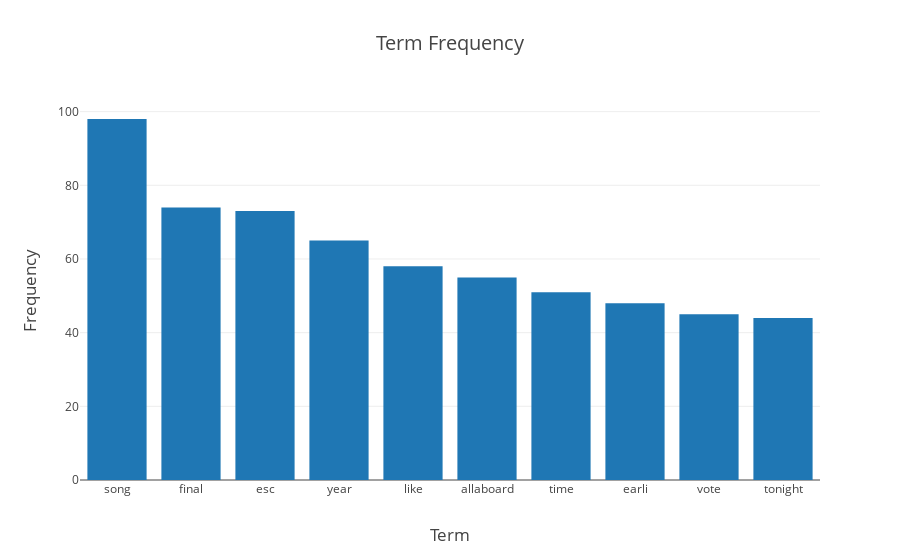

Notebook code for this chart:
### Code cell
data = [go.Bar(
            x=val_counts_df['index'][:10],
            y=val_counts_df['values'][:10]
    )]

layout = go.Layout(
    autosize = False,
    title = "Term Frequency",
    yaxis=dict(
        title='Frequency',
        titlefont=dict(
            size=17,
        )
    ),
   
    xaxis = dict(
        title='Term',
        titlefont=dict(
            size=17,
        )
    )
)
fig = go.Figure(data=data, layout=layout)
fig['layout'].update(titlefont=dict(size=20))
iplot(fig)

### Figure 1 — Plotly figure (JSON) as saved in the notebook; plotly's stock layout.template omitted (floating-point values rounded to 4 significant figures)
{"data": [{"type": "bar", "x": ["song", "final", "esc", "year", "like", "allaboard", "time", "earli", "vote", "tonight"], "y": [98, 74, 73, 65, 58, 55, 51, 48, 45, 44]}], "layout": {"autosize": false, "title": "Term Frequency", "titlefont": {"size": 20}, "xaxis": {"title": "Term", "titlefont": {"size": 17}}, "yaxis": {"title": "Frequency", "titlefont": {"size": 17}}}}
